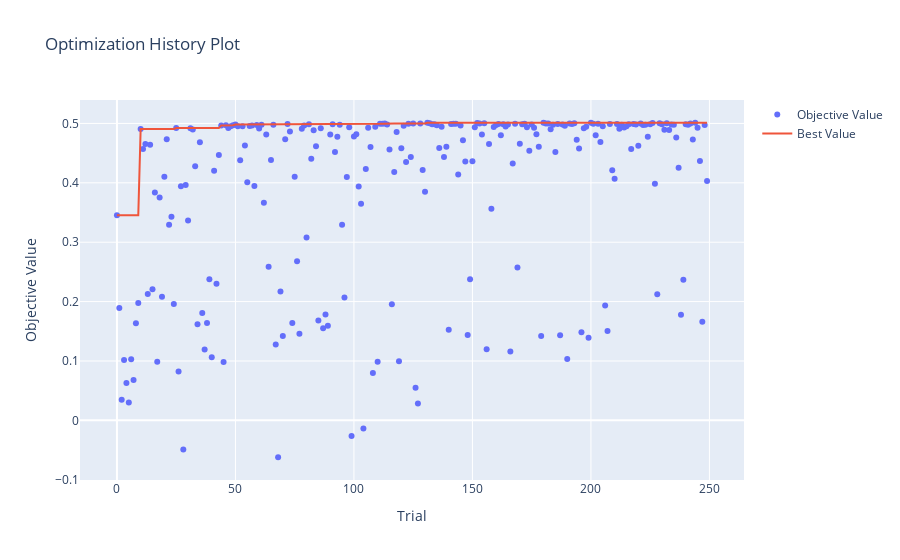
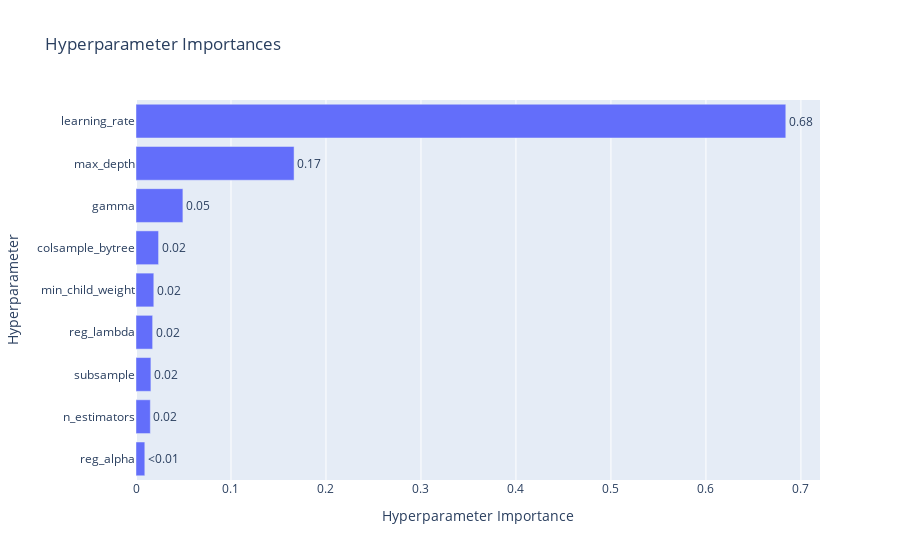

Notebook source saved alongside these figures, in order:
### Markdown cell above
# Optuna Param Tuning

### Code cell
import optuna
from sklearn.metrics import r2_score
import numpy as np
from xgboost import XGBRegressor
from sklearn.model_selection import train_test_split
from sklearn.preprocessing import StandardScaler

X = merged_df[filtered_features].drop("protein_abundance_log", axis=1)
y = merged_df["protein_abundance_log"]

X_train, X_test, y_train, y_test = train_test_split(
    X, y, test_size=0.3, random_state=42
)

scaler_X = StandardScaler()
X_train_scaled = scaler_X.fit_transform(X_train)
X_test_scaled = scaler_X.transform(X_test)

def objective(trial):
    params = {
        'n_estimators': trial.suggest_int('n_estimators', 100, 1000, step=100),
        'max_depth': trial.suggest_categorical('max_depth', [5, 7, 10, 20, 30, 40, 50, None]),
        'min_child_weight': trial.suggest_int('min_child_weight', 1, 20),
        'learning_rate': trial.suggest_float('learning_rate', 0.01, 0.3),
        'subsample': trial.suggest_float('subsample', 0.6, 1.0),
        'colsample_bytree': trial.suggest_float('colsample_bytree', 0.6, 1.0),
        'gamma': trial.suggest_float('gamma', 0, 5),
        'reg_alpha': trial.suggest_float('reg_alpha', 0, 5),
        'reg_lambda': trial.suggest_float('reg_lambda', 1, 5)
    }
    
    model = XGBRegressor(
        **params,
        random_state=42,
        n_jobs=-1 
    )
    
    model.fit(X_train_scaled, y_train)
    
    y_train_pred = model.predict(X_train_scaled)
    y_test_pred = model.predict(X_test_scaled)
    
    train_r2 = r2_score(y_train, y_train_pred)
    test_r2 = r2_score(y_test, y_test_pred)
    
    r2_diff = train_r2 - test_r2

    penalty = 0
    if r2_diff >= 0.15:
        penalty = r2_diff - 0.15
        print(f"Overfitting detected! Applying penalty: {penalty:.4f}")

    penalized_test_r2 = test_r2 - penalty
    print(f"\nTrial {trial.number}:")
    print(f"Parameters: {params}")
    print(f"Train R²: {train_r2:.4f}")
    print(f"Test R²: {test_r2:.4f}")
    print(f"R² difference: {r2_diff:.4f}")
    print(f"Penalized Test R²: {penalized_test_r2:.4f}")
    
    return penalized_test_r2

study = optuna.create_study(direction="maximize")

def print_progress(study, trial):
    print(f"\nBest trial so far: {study.best_trial.number}")
    print(f"Best penalized R² score so far: {study.best_value:.4f}")
    print(f"Best parameters so far: {study.best_params}")

print("Starting hyperparameter optimization...")
n_trials = 250
study.optimize(objective, n_trials=n_trials, callbacks=[print_progress])

print("\nOptimization completed!")
print(f"Best penalized R² score: {study.best_value:.4f}")
print("Best hyperparameters:")
for key, value in study.best_params.items():
    print(f"  {key}: {value}")

try:
    import optuna.visualization as vis
    import matplotlib.pyplot as plt
    
    fig1 = vis.plot_optimization_history(study)
    fig1.show()
    
    fig2 = vis.plot_param_importances(study)
    fig2.show()
except ImportError:
    print("Optuna visualization is not available. Install optuna[visualization] to see plots.")

### Figure 1 — Plotly figure (JSON) as saved in the notebook; plotly's stock layout.template omitted (floating-point values rounded to 4 significant figures; data arrays with more than 128 entries replaced by an {"elided": "..."} marker saying what was removed)
{"data": [{"mode": "markers", "name": "Objective Value", "type": "scatter", "x": {"elided": "250 int values"}, "y": {"elided": "250 float values"}}, {"mode": "lines", "name": "Best Value", "type": "scatter", "x": {"elided": "250 int values"}, "y": {"elided": "250 float values"}}, {"marker": {"color": "#cccccc"}, "mode": "markers", "name": "Infeasible Trial", "showlegend": false, "type": "scatter", "x": [], "y": []}], "layout": {"title": {"text": "Optimization History Plot"}, "xaxis": {"title": {"text": "Trial"}}, "yaxis": {"title": {"text": "Objective Value"}}}}

### Figure 2 — Plotly figure (JSON) as saved in the notebook; plotly's stock layout.template omitted (floating-point values rounded to 4 significant figures)
{"data": [{"cliponaxis": false, "hovertemplate": ["reg_alpha (FloatDistribution): 0.009286730712659895<extra></extra>", "n_estimators (IntDistribution): 0.015098339351803212<extra></extra>", "subsample (FloatDistribution): 0.01570051299375314<extra></extra>", "reg_lambda (FloatDistribution): 0.01751626945878292<extra></extra>", "min_child_weight (IntDistribution): 0.01875062606866991<extra></extra>", "colsample_bytree (FloatDistribution): 0.0237637882332626<extra></extra>", "gamma (FloatDistribution): 0.049377989387388806<extra></extra>", "max_depth (CategoricalDistribution): 0.1664244894967483<extra></extra>", "learning_rate (FloatDistribution): 0.6840812542969311<extra></extra>"], "name": "Objective Value", "orientation": "h", "text": ["<0.01", "0.02", "0.02", "0.02", "0.02", "0.02", "0.05", "0.17", "0.68"], "textposition": "outside", "type": "bar", "x": [0.009287, 0.0151, 0.0157, 0.01752, 0.01875, 0.02376, 0.04938, 0.1664, 0.6841], "y": ["reg_alpha", "n_estimators", "subsample", "reg_lambda", "min_child_weight", "colsample_bytree", "gamma", "max_depth", "learning_rate"]}], "layout": {"title": {"text": "Hyperparameter Importances"}, "xaxis": {"title": {"text": "Hyperparameter Importance"}}, "yaxis": {"title": {"text": "Hyperparameter"}}}}
